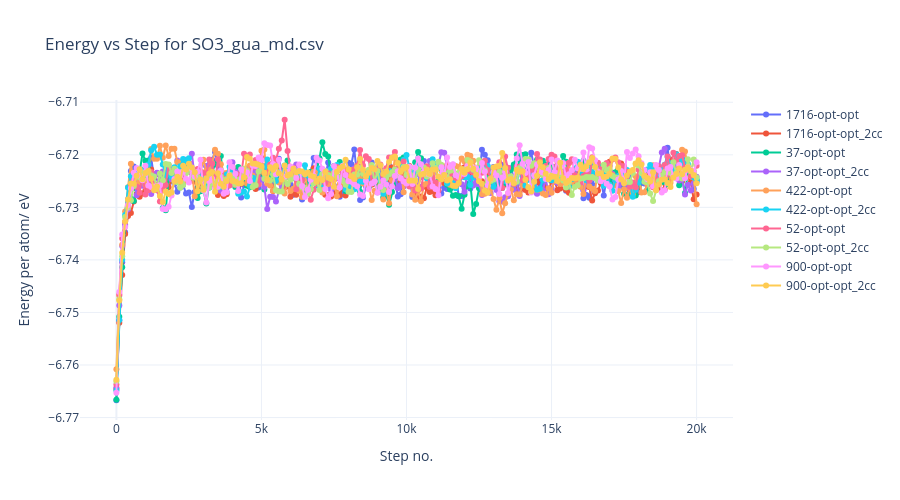
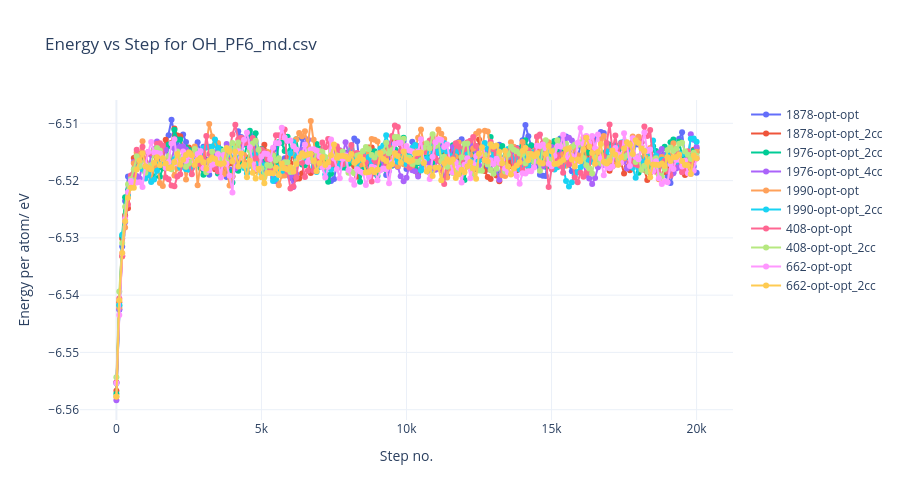
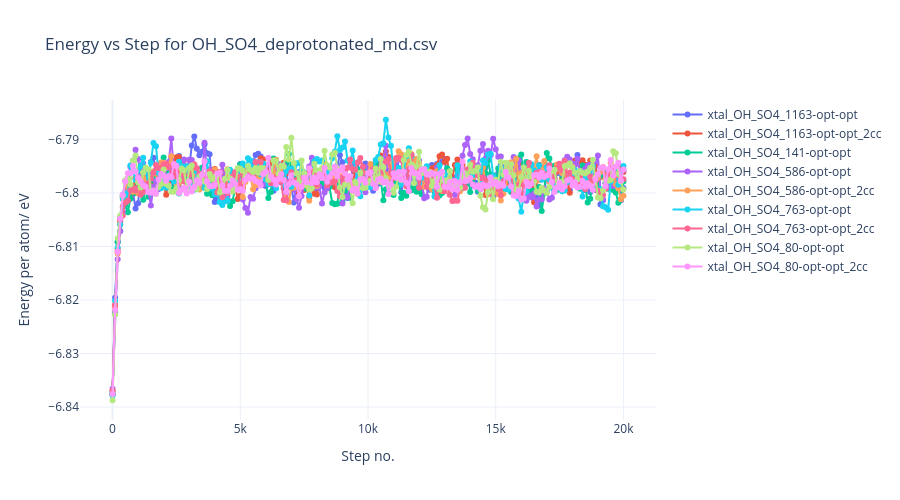
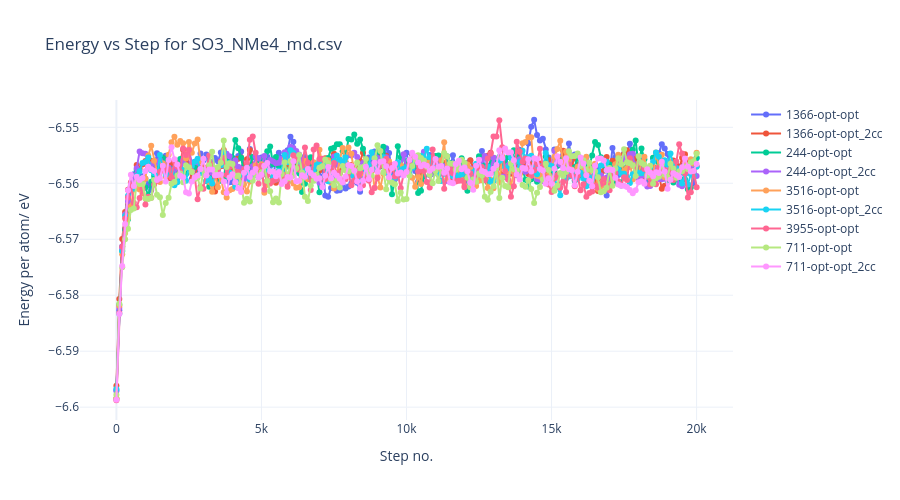

Notebook code for these charts, in order:
### Code cell
import plotly.graph_objects as go
def plot_md(file):
    sys_name = file.replace('_md.csv', '')
    df = pd.read_csv(file)
    fig = go.Figure()

    for col in df.columns[1:]:
        short_name = col.replace(f'xtal_{sys_name}_', '').rsplit('-nvt', 1)[0]
        fig.add_trace(go.Scatter(
            x=df['Step'],
            y=df[col],
            mode='lines+markers',
            name=short_name
        ))

    fig.update_layout(
        title=f'Energy vs Step for {file}',
        xaxis_title='Step no.',
        yaxis_title='Energy per atom/ eV',
        template='plotly_white',
        width=900,
        height=500
        )
    fig.show()
    fig.write_html(file.replace('.csv', '.html'))


plot_md('SO3_gua_md.csv')
plot_md('OH_PF6_md.csv')
plot_md('OH_SO4_deprotonated_md.csv')
plot_md('SO3_NMe4_md.csv')

### Figure 1 — Plotly figure (JSON) as saved in the notebook; plotly's stock layout.template omitted (floating-point values rounded to 4 significant figures; data arrays with more than 128 entries replaced by an {"elided": "..."} marker saying what was removed)
{"data": [{"mode": "lines+markers", "name": "1716-opt-opt", "type": "scatter", "x": {"elided": "201 int values"}, "y": {"elided": "201 float values"}}, {"mode": "lines+markers", "name": "1716-opt-opt_2cc", "type": "scatter", "x": {"elided": "201 int values"}, "y": {"elided": "201 float values"}}, {"mode": "lines+markers", "name": "37-opt-opt", "type": "scatter", "x": {"elided": "201 int values"}, "y": {"elided": "201 float values"}}, {"mode": "lines+markers", "name": "37-opt-opt_2cc", "type": "scatter", "x": {"elided": "201 int values"}, "y": {"elided": "201 float values"}}, {"mode": "lines+markers", "name": "422-opt-opt", "type": "scatter", "x": {"elided": "201 int values"}, "y": {"elided": "201 float values"}}, {"mode": "lines+markers", "name": "422-opt-opt_2cc", "type": "scatter", "x": {"elided": "201 int values"}, "y": {"elided": "201 float values"}}, {"mode": "lines+markers", "name": "52-opt-opt", "type": "scatter", "x": {"elided": "201 int values"}, "y": {"elided": "201 float values"}}, {"mode": "lines+markers", "name": "52-opt-opt_2cc", "type": "scatter", "x": {"elided": "201 int values"}, "y": {"elided": "201 float values"}}, {"mode": "lines+markers", "name": "900-opt-opt", "type": "scatter", "x": {"elided": "201 int values"}, "y": {"elided": "201 float values"}}, {"mode": "lines+markers", "name": "900-opt-opt_2cc", "type": "scatter", "x": {"elided": "201 int values"}, "y": {"elided": "201 float values"}}], "layout": {"height": 500, "title": {"text": "Energy vs Step for SO3_gua_md.csv"}, "width": 900, "xaxis": {"title": {"text": "Step no."}}, "yaxis": {"title": {"text": "Energy per atom/ eV"}}}}

### Figure 2 — Plotly figure (JSON) as saved in the notebook; plotly's stock layout.template omitted (floating-point values rounded to 4 significant figures; data arrays with more than 128 entries replaced by an {"elided": "..."} marker saying what was removed)
{"data": [{"mode": "lines+markers", "name": "1878-opt-opt", "type": "scatter", "x": {"elided": "201 int values"}, "y": {"elided": "201 float values"}}, {"mode": "lines+markers", "name": "1878-opt-opt_2cc", "type": "scatter", "x": {"elided": "201 int values"}, "y": {"elided": "201 float values"}}, {"mode": "lines+markers", "name": "1976-opt-opt_2cc", "type": "scatter", "x": {"elided": "201 int values"}, "y": {"elided": "201 float values"}}, {"mode": "lines+markers", "name": "1976-opt-opt_4cc", "type": "scatter", "x": {"elided": "201 int values"}, "y": {"elided": "201 float values"}}, {"mode": "lines+markers", "name": "1990-opt-opt", "type": "scatter", "x": {"elided": "201 int values"}, "y": {"elided": "201 float values"}}, {"mode": "lines+markers", "name": "1990-opt-opt_2cc", "type": "scatter", "x": {"elided": "201 int values"}, "y": {"elided": "201 float values"}}, {"mode": "lines+markers", "name": "408-opt-opt", "type": "scatter", "x": {"elided": "201 int values"}, "y": {"elided": "201 float values"}}, {"mode": "lines+markers", "name": "408-opt-opt_2cc", "type": "scatter", "x": {"elided": "201 int values"}, "y": {"elided": "201 float values"}}, {"mode": "lines+markers", "name": "662-opt-opt", "type": "scatter", "x": {"elided": "201 int values"}, "y": {"elided": "201 float values"}}, {"mode": "lines+markers", "name": "662-opt-opt_2cc", "type": "scatter", "x": {"elided": "201 int values"}, "y": {"elided": "201 float values"}}], "layout": {"height": 500, "title": {"text": "Energy vs Step for OH_PF6_md.csv"}, "width": 900, "xaxis": {"title": {"text": "Step no."}}, "yaxis": {"title": {"text": "Energy per atom/ eV"}}}}

### Figure 3 — Plotly figure (JSON) as saved in the notebook; plotly's stock layout.template omitted (floating-point values rounded to 4 significant figures; data arrays with more than 128 entries replaced by an {"elided": "..."} marker saying what was removed)
{"data": [{"mode": "lines+markers", "name": "xtal_OH_SO4_1163-opt-opt", "type": "scatter", "x": {"elided": "201 int values"}, "y": {"elided": "201 float values"}}, {"mode": "lines+markers", "name": "xtal_OH_SO4_1163-opt-opt_2cc", "type": "scatter", "x": {"elided": "201 int values"}, "y": {"elided": "201 float values"}}, {"mode": "lines+markers", "name": "xtal_OH_SO4_141-opt-opt", "type": "scatter", "x": {"elided": "201 int values"}, "y": {"elided": "201 float values"}}, {"mode": "lines+markers", "name": "xtal_OH_SO4_586-opt-opt", "type": "scatter", "x": {"elided": "201 int values"}, "y": {"elided": "201 float values"}}, {"mode": "lines+markers", "name": "xtal_OH_SO4_586-opt-opt_2cc", "type": "scatter", "x": {"elided": "201 int values"}, "y": {"elided": "201 float values"}}, {"mode": "lines+markers", "name": "xtal_OH_SO4_763-opt-opt", "type": "scatter", "x": {"elided": "201 int values"}, "y": {"elided": "201 float values"}}, {"mode": "lines+markers", "name": "xtal_OH_SO4_763-opt-opt_2cc", "type": "scatter", "x": {"elided": "201 int values"}, "y": {"elided": "201 float values"}}, {"mode": "lines+markers", "name": "xtal_OH_SO4_80-opt-opt", "type": "scatter", "x": {"elided": "201 int values"}, "y": {"elided": "201 float values"}}, {"mode": "lines+markers", "name": "xtal_OH_SO4_80-opt-opt_2cc", "type": "scatter", "x": {"elided": "201 int values"}, "y": {"elided": "201 float values"}}], "layout": {"height": 500, "title": {"text": "Energy vs Step for OH_SO4_deprotonated_md.csv"}, "width": 900, "xaxis": {"title": {"text": "Step no."}}, "yaxis": {"title": {"text": "Energy per atom/ eV"}}}}

### Figure 4 — Plotly figure (JSON) as saved in the notebook; plotly's stock layout.template omitted (floating-point values rounded to 4 significant figures; data arrays with more than 128 entries replaced by an {"elided": "..."} marker saying what was removed)
{"data": [{"mode": "lines+markers", "name": "1366-opt-opt", "type": "scatter", "x": {"elided": "201 int values"}, "y": {"elided": "201 float values"}}, {"mode": "lines+markers", "name": "1366-opt-opt_2cc", "type": "scatter", "x": {"elided": "201 int values"}, "y": {"elided": "201 float values"}}, {"mode": "lines+markers", "name": "244-opt-opt", "type": "scatter", "x": {"elided": "201 int values"}, "y": {"elided": "201 float values"}}, {"mode": "lines+markers", "name": "244-opt-opt_2cc", "type": "scatter", "x": {"elided": "201 int values"}, "y": {"elided": "201 float values"}}, {"mode": "lines+markers", "name": "3516-opt-opt", "type": "scatter", "x": {"elided": "201 int values"}, "y": {"elided": "201 float values"}}, {"mode": "lines+markers", "name": "3516-opt-opt_2cc", "type": "scatter", "x": {"elided": "201 int values"}, "y": {"elided": "201 float values"}}, {"mode": "lines+markers", "name": "3955-opt-opt", "type": "scatter", "x": {"elided": "201 int values"}, "y": {"elided": "201 float values"}}, {"mode": "lines+markers", "name": "711-opt-opt", "type": "scatter", "x": {"elided": "201 int values"}, "y": {"elided": "201 float values"}}, {"mode": "lines+markers", "name": "711-opt-opt_2cc", "type": "scatter", "x": {"elided": "201 int values"}, "y": {"elided": "201 float values"}}], "layout": {"height": 500, "title": {"text": "Energy vs Step for SO3_NMe4_md.csv"}, "width": 900, "xaxis": {"title": {"text": "Step no."}}, "yaxis": {"title": {"text": "Energy per atom/ eV"}}}}
